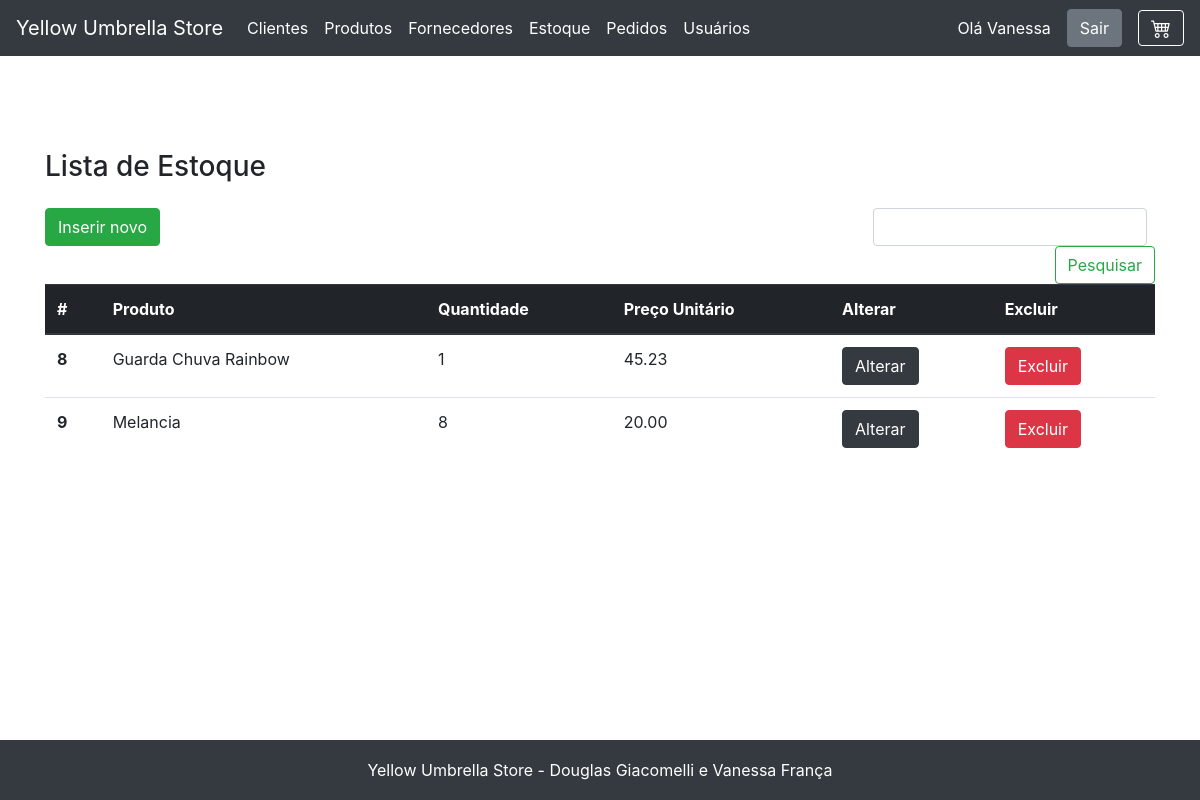
The page /estoque/view_estoque.php (signed in) on the database as committed earlier.
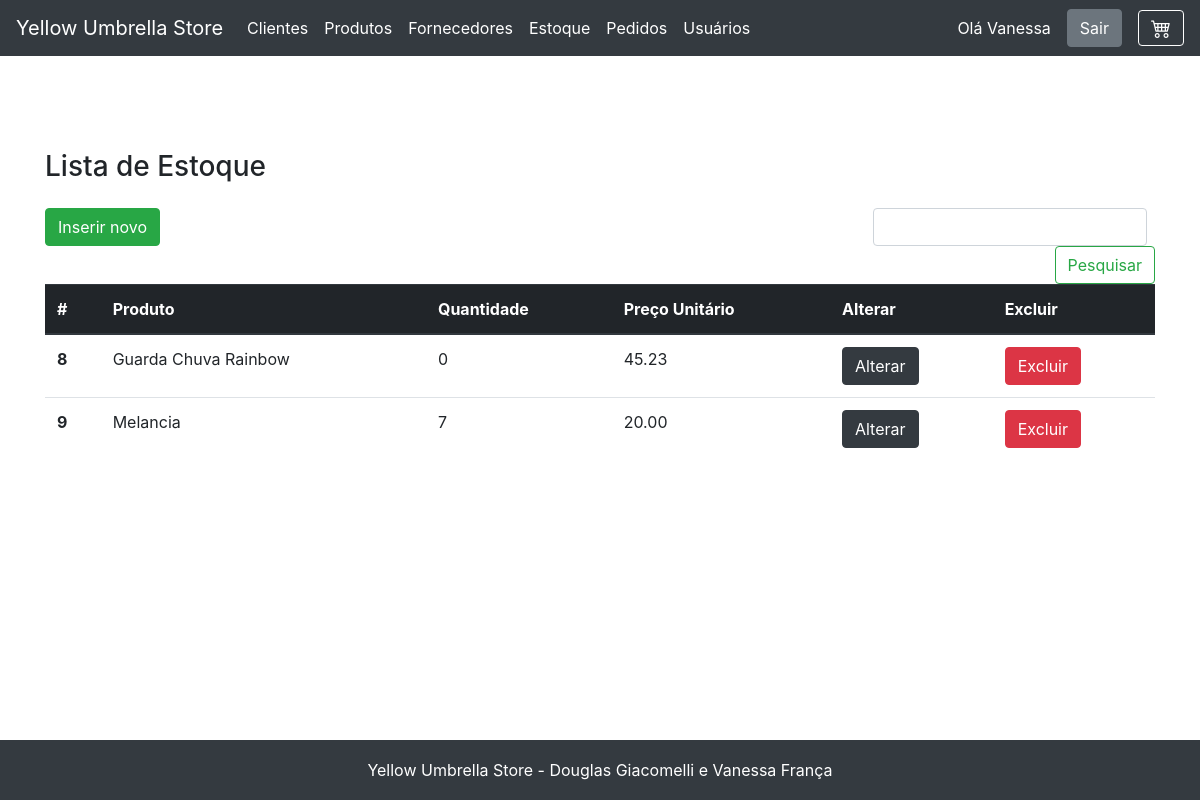
The same page on the database as committed later.
### tables this page shows
CREATE TABLE `estoque` (
  `id` int NOT NULL AUTO_INCREMENT,
  `quantidade` int NOT NULL,
  `preco` decimal(12,2) NOT NULL,
  `produto_id` int DEFAULT NULL,
  PRIMARY KEY (`id`),
  KEY `produto_id` (`produto_id`),
  CONSTRAINT `estoque_ibfk_3` FOREIGN KEY (`produto_id`) REFERENCES `produto` (`id`) ON DELETE CASCADE ON UPDATE RESTRICT
);

CREATE TABLE `produto` (
  `id` int NOT NULL AUTO_INCREMENT,
  `nome` varchar(255) NOT NULL,
  `descricao` text NOT NULL,
  `imagem` varchar(255) NOT NULL,
  `fornecedor_id` int DEFAULT NULL,
  PRIMARY KEY (`id`),
  KEY `fornecedor_id` (`fornecedor_id`),
  CONSTRAINT `produto_ibfk_3` FOREIGN KEY (`fornecedor_id`) REFERENCES `fornecedor` (`id`) ON DELETE SET NULL ON UPDATE RESTRICT
);

### fachada.php (called while the page is built, shortened)
<?php
include_once('model/Estoque.php');
include_once('dao/mysql/MysqlDaoFactory.php');
$factory = new MysqlDaofactory();
?>

### dao/mysql/MysqlDaoFactory.php (called while the page is built, shortened)
<?php
include_once('MysqlProdutoDao.php');
include_once('MysqlEstoqueDao.php');
class MysqlDaofactory extends DaoFactory {
    private $host = "localhost";
    private $db_name = "web2";
    private $port = "3306";
    private $username = "root";
    private $password = "v6a10fr4nc486";
    public function getConnection(){
        $this->conn = null;
        $dsn="mysql:host=" . $this->host . ";port=" . $this->port . ";dbname=" . $this->db_name;
        try{
            $this->conn = new PDO($dsn, $this->username, $this->password);
      }catch(PDOException $exception){
            echo "Connection error: " . $exception->getMessage() . "\n";
            echo "DSN = " . $dsn;
        }
        return $this->conn;
    }
    public function getEstoqueDao() {
        return new MysqlEstoqueDao($this->getConnection());
    }
}
?>

### dao/DAO.php (called while the page is built, shortened)
<?php
abstract class DAO {
    public function __construct($conn){
        $this->conn = $conn;
    }
}
?>

### dao/mysql/MysqlEstoqueDao.php (called while the page is built, shortened)
<?php
include_once($_SERVER['DOCUMENT_ROOT'].'/yellow_umbrella/dao/DAO.php');
class MysqlEstoqueDao extends DAO implements EstoqueDao {
    private $table_name = 'estoque';
    public function buscaTodos() {
        $query = "SELECT
                    e.id, e.quantidade, e.preco, produto_id, p.nome as produto_nome
                FROM
                    " . $this->table_name ." e
                    JOIN produto p on (produto_id = p.id)
                    ORDER BY id ASC";
        $stmt = $this->conn->prepare( $query );
        $stmt->execute();
        $estoques = [];
        while ($row = $stmt->fetch(PDO::FETCH_ASSOC)){
            extract($row);
            $estoque = new Estoque($id, $quantidade, $preco, $produto_id, $produto_nome);
            $estoques[] = $estoque;
        }
        return $estoques;
    }
}
?>

### model/Estoque.php (called while the page is built, shortened)
<?php
class Estoque{
    private $id;
    private $quantidade;
    private $preco;
    private $produto_nome;
    public function __construct( $id=null, $quantidade, $preco, $produto_id, $produto_nome=null){
        $this->id=$id;
        $this->quantidade=$quantidade;
        $this->preco=$preco;
        $this->produto_nome=$produto_nome;
    }
    public function getId() { return $this->id; }
    public function getQuantidade() { return $this->quantidade; }
    public function getPreco() { return $this->preco; }
    public function getProdutoNome() { return $this->produto_nome; }
}
?>

### estoque/view_estoque.php (the view, shortened to what this page needs)
<?php
    include "../fachada.php";
    include "../header.php";
    $dao = $factory->getEstoqueDao();
    $estoque = $dao->buscaTodos();
    $estoque = (isset($_SESSION["estoque"])) ? ($_SESSION["estoque"]) : ($estoque);
?>
<main role="main" class="container">
    <h3 class="mb-3">Lista de Estoque</h3>
    <div class="row">
        <div class="col-12">
        </div>
        <div class="col-lg-8 col-sm-12">
            <a href="view_cadastro_estoque.php" class="btn btn-success mb-2">Inserir novo</a>
        </div>
        <div class="col-lg-4 col-sm-12">
            <form class="form-inline mt-2 mt-md-0 form-search-list" action="<?=$base?>/estoque/executa_pesquisa.php" method="POST">
                <input class="form-control mr-sm-2" type="text" name="pesquisa" aria-label="Pesquisar">
                <button class="btn btn-outline-success my-2 my-sm-0" type="submit">Pesquisar</button>
            </form>
        </div>
        <div class="col-12">
        <table class="table table-responsive">
            <thead class="thead-dark">
                <tr>
                <th scope="col">#</th>
                <th scope="col">Produto</th>
                <th scope="col">Quantidade</th>
                <th scope="col">Preço Unitário</th>
                <th scope="col">Alterar</th>
                <th scope="col">Excluir</th>
                </tr>
            </thead>
            <tbody>
            <?php
                if ($estoque){
                    foreach($estoque as $item){
            ?>
                <tr>
                <th scope="row"><?=$item->getID()?></th>
                <td><?=$item->getProdutoNome()?></td>
                <td><?=$item->getQuantidade()?></td>
                <td><?=$item->getPreco()?></td>
                <td><a href="view_editar_estoque.php?id=<?=$item->getID()?>" class="btn btn-dark">Alterar</button></td>
                <td><a href="exclui_estoque.php?id=<?=$item->getID()?>" id="excluiProduto" class="btn btn-danger" onclick="return confirm('Você quer mesmo remover este estoque?')">Excluir</button></td>
                </tr>
            <?php
                    }
                }else{
                    echo "<td colspan=6 style='text-align:center;'>Sem registros</td>";
                }
            ?>
            </tbody>
        </table>
        </div>
    </div>
</main>
<?php include "../footer.php"; ?>

Rows that differ between the two databases and show on the page:
changed estoque "Guarda Chuva Rainbow": quantidade "1" → "0"
changed estoque "Melancia": quantidade "8" → "7"
